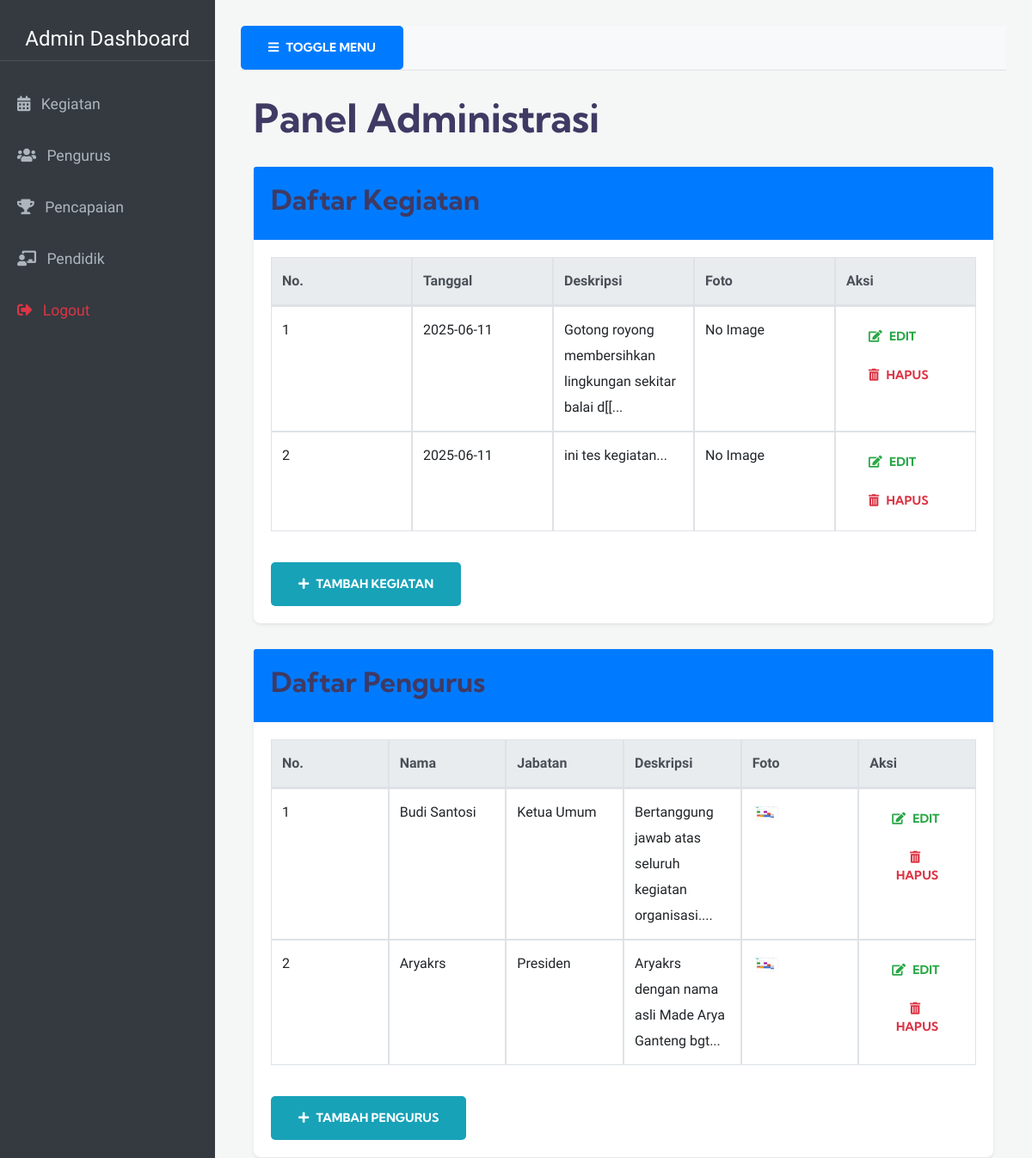
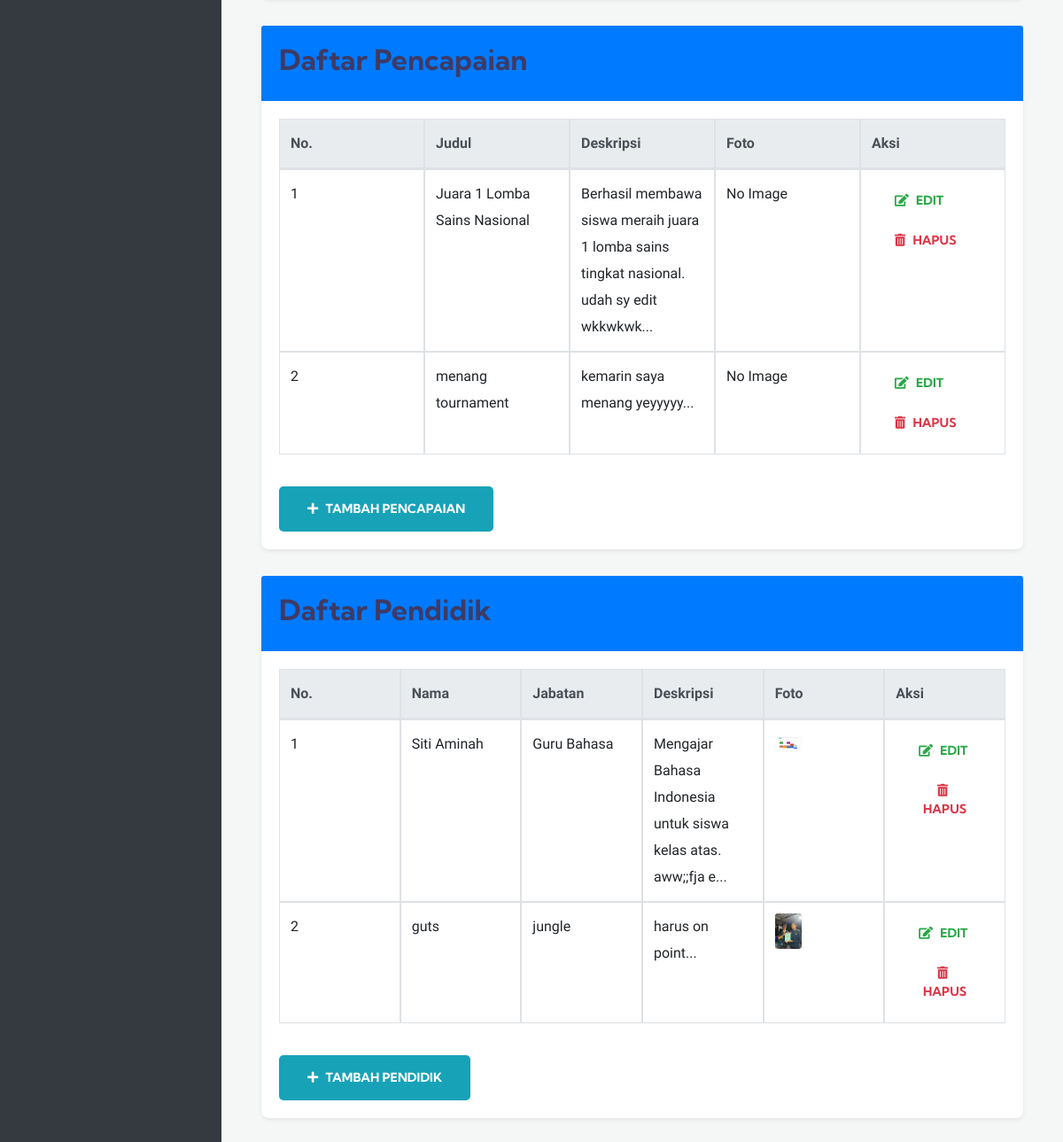
The app's page /adminpage.php with its own data (2 pictures, top to bottom).
### tables this page shows
CREATE TABLE `kegiatan` (
  `id_kegiatan` int(11) NOT NULL,
  `tanggal_kegiatan` date NOT NULL,
  `deskripsi_kegiatan` text DEFAULT NULL,
  `foto_kegiatan` varchar(255) DEFAULT NULL
);

CREATE TABLE `pengurus` (
  `id_pengurus` int(11) NOT NULL,
  `nama_pengurus` varchar(100) DEFAULT NULL,
  `jabatan_pengurus` varchar(100) DEFAULT NULL,
  `deskripsi_pengurus` text DEFAULT NULL,
  `foto_pengurus` varchar(255) DEFAULT NULL
);

CREATE TABLE `pencapaian` (
  `id_pencapaian` int(11) NOT NULL,
  `judul_pencapaian` varchar(100) DEFAULT NULL,
  `deskripsi_pencapaian` text DEFAULT NULL,
  `foto_pencapaian` varchar(255) DEFAULT NULL
);

CREATE TABLE `pendidik` (
  `id_pendidik` int(11) NOT NULL,
  `nama_pendidik` varchar(100) DEFAULT NULL,
  `jabatan_pendidik` varchar(100) DEFAULT NULL,
  `deskripsi_pendidik` text DEFAULT NULL,
  `foto_pendidik` varchar(255) DEFAULT NULL
);

### adminpage.php (the view, shortened to what the rows shown need)
<?php
include 'koneksi.php';
?>
<!DOCTYPE html>
<html lang="en">
<head>
    <link rel="stylesheet" href="assets/vendors/bootstrap/css/bootstrap.min.css">
    <link rel="stylesheet" href="assets/vendors/fontawesome/css/all.css">
    <link rel="stylesheet" href="assets/css/admin_style.css">
    <link rel="stylesheet" href="assets/css/style.css">
    <link rel="stylesheet" href="assets/css/responsive.css">
</head>
<body>
<div class="d-flex" id="wrapper">
    <div id="page-content-wrapper">
        <div class="container-fluid">
            <h1 class="mt-4 mb-4">Panel Administrasi</h1>
            <section id="kegiatan-section">
                <div class="card">
                    <div class="card-header">
                        <h2>Daftar Kegiatan</h2>
                    </div>
                    <div class="card-body">
                        <?php
                        $queryKegiatan = "SELECT * FROM kegiatan";
                        $resultKegiatan = mysqli_query($conn, $queryKegiatan);
                        if (mysqli_num_rows($resultKegiatan) > 0) {
                            echo '<div class="table-responsive">';
                            echo '<table class="table table-bordered table-hover">';
                            echo '<thead class="thead-light"><tr>
                                    <th>No.</th>
                                    <th>Tanggal</th>
                                    <th>Deskripsi</th>
                                    <th>Foto</th>
                                    <th>Aksi</th>
                                  </tr></thead><tbody>';
                            $no = 1;
                            while ($row = mysqli_fetch_assoc($resultKegiatan)) {
                                echo '<tr>';
                                echo '<td>' . $no . '</td>';
                                echo '<td>' . htmlspecialchars($row['tanggal_kegiatan']) . '</td>';
                                echo '<td>' . htmlspecialchars(substr($row['deskripsi_kegiatan'], 0, 100)) . '...</td>';
                                echo '<td>';
                                if (!empty($row['foto_kegiatan']) && file_exists($row['foto_kegiatan'])) {
                                    echo '<img src="' . htmlspecialchars($row['foto_kegiatan']) . '" alt="Foto Kegiatan">';
                                } else {
                                    echo 'No Image';
                                }
                                echo '</td>';
                                echo '<td>
                                        <a href="edit_Kegiatan.php?id=' . htmlspecialchars($row['id_kegiatan']) . '" class="btn btn-sm btn-edit"><i class="fas fa-edit"></i> Edit</a>
                                        <form method="POST" action="adminpage.php" onsubmit="return confirm(\'Apakah Anda yakin ingin menghapus kegiatan ini?\');" style="display:inline-block;">
                                            <input type="hidden" name="id_kegiatan" value="' . htmlspecialchars($row['id_kegiatan']) . '">
                                            <button type="submit" name="delete_kegiatan" class="btn btn-sm btn-delete"><i class="fas fa-trash-alt"></i> Hapus</button>
                                        </form>
                                      </td>';
                                echo '</tr>';
                                $no++;
                            }
                            echo '</tbody></table>';
                            echo '</div>';
                        } else {
                            echo '<div class="alert alert-info" role="alert">Tidak ada data kegiatan.</div>';
                            echo '<a href="tambah_Kegiatan.php" class="btn btn-add"><i class="fas fa-plus"></i> Tambah Kegiatan</a>';
                        }
                        ?>
                    </div>
                </div>
            </section>
            <section id="pengurus-section">
                <div class="card">
                    <div class="card-header">
                        <h2>Daftar Pengurus</h2>
                    </div>
                    <div class="card-body">
                        <?php
                        $queryPengurus = "SELECT * FROM pengurus";
                        $resultPengurus = mysqli_query($conn, $queryPengurus);
                        if (mysqli_num_rows($resultPengurus) > 0) {
                            echo '<div class="table-responsive">';
                            echo '<table class="table table-bordered table-hover">';
                            echo '<thead class="thead-light"><tr>
                                    <th>No.</th>
                                    <th>Nama</th>
                                    <th>Jabatan</th>
                                    <th>Deskripsi</th>
                                    <th>Foto</th>
                                    <th>Aksi</th>
                                  </tr></thead><tbody>';
                            $no = 1;
                            while ($row = mysqli_fetch_assoc($resultPengurus)) {
                                echo '<tr>';
                                echo '<td>' . $no . '</td>';
                                echo '<td>' . htmlspecialchars($row['nama_pengurus']) . '</td>';
                                echo '<td>' . htmlspecialchars($row['jabatan_pengurus']) . '</td>';
                                echo '<td>' . htmlspecialchars(substr($row['deskripsi_pengurus'], 0, 100)) . '...</td>';
                                echo '<td>';
                                if (!empty($row['foto_pengurus']) && file_exists($row['foto_pengurus'])) {
                                    echo '<img src="' . htmlspecialchars($row['foto_pengurus']) . '" alt="Foto Pengurus">';
                                } else {
                                    echo 'No Image';
                                }
                                echo '</td>';
                                echo '<td>
                                        <a href="edit_pengurus.php?id=' . htmlspecialchars($row['id_pengurus']) . '" class="btn btn-sm btn-edit"><i class="fas fa-edit"></i> Edit</a>
                                        <form method="POST" action="adminpage.php" onsubmit="return confirm(\'Apakah Anda yakin ingin menghapus pengurus ini?\');" style="display:inline-block;">
                                            <input type="hidden" name="id_pengurus" value="' . htmlspecialchars($row['id_pengurus']) . '">
                                            <button type="submit" name="delete_pengurus" class="btn btn-sm btn-delete"><i class="fas fa-trash-alt"></i> Hapus</button>
                                        </form>
                                      </td>';
                                echo '</tr>';
                                $no++;
                            }
                            echo '</tbody></table>';
                            echo '</div>';
                        } else {
                            echo '<div class="alert alert-info" role="alert">Tidak ada data pengurus.</div>';
                            echo '<a href="tambah_Pengurus.php" class="btn btn-add"><i class="fas fa-plus"></i> Tambah Pengurus</a>';
                        }
                        ?>
                    </div>
                </div>
            </section>
            <section id="pencapaian-section">
                <div class="card">
                    <div class="card-header">
                        <h2>Daftar Pencapaian</h2>
                    </div>
                    <div class="card-body">
                        <?php
                        $queryPencapaian = "SELECT * FROM pencapaian";
                        $resultPencapaian = mysqli_query($conn, $queryPencapaian);
                        if (mysqli_num_rows($resultPencapaian) > 0) {
                            echo '<div class="table-responsive">';
                            echo '<table class="table table-bordered table-hover">';
                            echo '<thead class="thead-light"><tr>
                                    <th>No.</th>
                                    <th>Judul</th>
                                    <th>Deskripsi</th>
                                    <th>Foto</th>
                                    <th>Aksi</th>
                                  </tr></thead><tbody>';
                            $no = 1;
                            while ($row = mysqli_fetch_assoc($resultPencapaian)) {
                                echo '<tr>';
                                echo '<td>' . $no . '</td>';
                                echo '<td>' . htmlspecialchars($row['judul_pencapaian']) . '</td>';
                                echo '<td>' . htmlspecialchars(substr($row['deskripsi_pencapaian'], 0, 100)) . '...</td>';
                                echo '<td>';
                                if (!empty($row['foto_pencapaian']) && file_exists($row['foto_pencapaian'])) {
                                    echo '<img src="' . htmlspecialchars($row['foto_pencapaian']) . '" alt="Foto Pencapaian">';
                                } else {
                                    echo 'No Image';
                                }
                                echo '</td>';
                                echo '<td>
                                        <a href="edit_pencapaian.php?id=' . htmlspecialchars($row['id_pencapaian']) . '" class="btn btn-sm btn-edit"><i class="fas fa-edit"></i> Edit</a>
                                        <form method="POST" action="adminpage.php" onsubmit="return confirm(\'Apakah Anda yakin ingin menghapus pencapaian ini?\');" style="display:inline-block;">
                                            <input type="hidden" name="id_pencapaian" value="' . htmlspecialchars($row['id_pencapaian']) . '">
                                            <button type="submit" name="delete_pencapaian" class="btn btn-sm btn-delete"><i class="fas fa-trash-alt"></i> Hapus</button>
                                        </form>
                                      </td>';
                                echo '</tr>';
                                $no++;
                            }
                            echo '</tbody></table>';
                            echo '</div>';
                        } else {
                            echo '<div class="alert alert-info" role="alert">Tidak ada data pencapaian.</div>';
                            echo '<a href="tambah_Pencapaian.php" class="btn btn-add"><i class="fas fa-plus"></i> Tambah Pencapaian</a>';
                        }
                        ?>
                    </div>
                </div>
            </section>
            <section id="pendidik-section">
                <div class="card">
                    <div class="card-header">
                        <h2>Daftar Pendidik</h2>
                    </div>
                    <div class="card-body">
                        <?php
                        $queryPendidik = "SELECT * FROM pendidik";
                        $resultPendidik = mysqli_query($conn, $queryPendidik);
                        if (mysqli_num_rows($resultPendidik) > 0) {
                            echo '<div class="table-responsive">';
                            echo '<table class="table table-bordered table-hover">';
                            echo '<thead class="thead-light"><tr>
                                    <th>No.</th>
                                    <th>Nama</th>
                                    <th>Jabatan</th>
                                    <th>Deskripsi</th>
                                    <th>Foto</th>
                                    <th>Aksi</th>
                                  </tr></thead><tbody>';
                            $no = 1;
                            while ($row = mysqli_fetch_assoc($resultPendidik)) {
                                echo '<tr>';
                                echo '<td>' . $no . '</td>';
                                echo '<td>' . htmlspecialchars($row['nama_pendidik']) . '</td>';
                                echo '<td>' . htmlspecialchars($row['jabatan_pendidik']) . '</td>';
                                echo '<td>' . htmlspecialchars(substr($row['deskripsi_pendidik'], 0, 100)) . '...</td>';
                                echo '<td>';
                                if (!empty($row['foto_pendidik']) && file_exists($row['foto_pendidik'])) {
                                    echo '<img src="' . htmlspecialchars($row['foto_pendidik']) . '" alt="Foto Pendidik">';
                                } else {
                                    echo 'No Image';
                                }
                                echo '</td>';
                                echo '<td>
                                        <a href="edit_pendidik.php?id=' . htmlspecialchars($row['id_pendidik']) . '" class="btn btn-sm btn-edit"><i class="fas fa-edit"></i> Edit</a>
                                        <form method="POST" action="adminpage.php" onsubmit="return confirm(\'Apakah Anda yakin ingin menghapus pendidik ini?\');" style="display:inline-block;">
                                            <input type="hidden" name="id_pendidik" value="' . htmlspecialchars($row['id_pendidik']) . '">
                                            <button type="submit" name="delete_pendidik" class="btn btn-sm btn-delete"><i class="fas fa-trash-alt"></i> Hapus</button>
                                        </form>
                                      </td>';
                                echo '</tr>';
                                $no++;
                            }
                            echo '</tbody></table>';
                            echo '</div>';
                        } else {
                            echo '<div class="alert alert-info" role="alert">Tidak ada data pendidik.</div>';
                            echo '<a href="tambah_Pendidik.php" class="btn btn-add"><i class="fas fa-plus"></i> Tambah Pendidik</a>';
                        }
                        ?>
                    </div>
                </div>
            </section>
        </div>
    </div>
    </div>
</body>
</html>

### records on screen
kegiatan: tanggal_kegiatan "2025-06-11", deskripsi_kegiatan "Gotong royong membersihkan lingkungan sekitar balai d[[", shows "No Image"
kegiatan: tanggal_kegiatan "2025-06-11", deskripsi_kegiatan "ini tes kegiatan", shows "No Image"
pengurus: nama_pengurus "Budi Santosi", jabatan_pengurus "Ketua Umum", deskripsi_pengurus "Bertanggung jawab atas seluruh kegiatan organisasi.", foto_pengurus (picture)
pengurus: nama_pengurus "Aryakrs", jabatan_pengurus "Presiden", deskripsi_pengurus "Aryakrs dengan nama asli Made Arya Ganteng bgt", foto_pengurus (picture)
pencapaian: judul_pencapaian "Juara 1 Lomba Sains Nasional", deskripsi_pencapaian "Berhasil membawa siswa meraih juara 1 lomba sains tingkat nasional. udah sy edit wkkwkwk", shows "No Image"
pencapaian: judul_pencapaian "menang tournament", deskripsi_pencapaian "kemarin saya menang yeyyyyy", shows "No Image"
pendidik: nama_pendidik "Siti Aminah", jabatan_pendidik "Guru Bahasa", deskripsi_pendidik "Mengajar Bahasa Indonesia untuk siswa kelas atas. aww;;fja e", foto_pendidik (picture)
pendidik: nama_pendidik "guts", jabatan_pendidik "jungle", deskripsi_pendidik "harus on point", foto_pendidik (picture)
